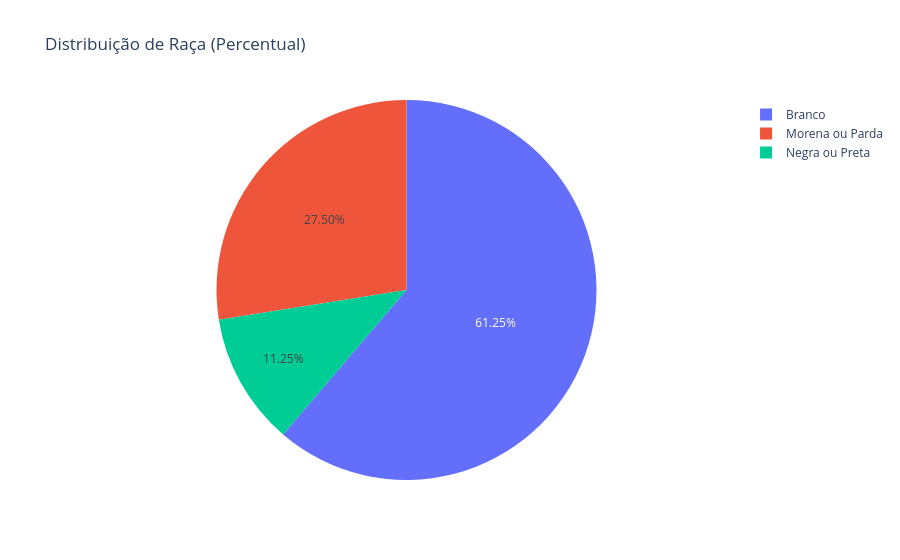

The code cell stored with this chart in its notebook:
### Code cell
fig = px.pie(
    names = distribuicao_relativa_pop_por_raca.index,
    values = distribuicao_relativa_pop_por_raca.values,
    title='Distribuição de Raça (Percentual)'
)
# adicionar o valor dentro das fatias, limpar o fundo e tirar a grade
fig.update_traces(texttemplate='%{value:.2f}%', textposition='inside')
fig.update_layout(
    plot_bgcolor='white'
)
fig.show()

### Figure 1 — Plotly figure (JSON) as saved in the notebook; plotly's stock layout.template omitted (floating-point values rounded to 4 significant figures)
{"data": [{"domain": {"x": [0, 1], "y": [0, 1]}, "hovertemplate": "label=%{label}<br>value=%{value}<extra></extra>", "labels": ["Branco", "Morena ou Parda", "Negra ou Preta"], "legendgroup": "", "name": "", "showlegend": true, "textposition": "inside", "texttemplate": "%{value:.2f}%", "type": "pie", "values": [61.25, 27.5, 11.25]}], "layout": {"legend": {"tracegroupgap": 0}, "plot_bgcolor": "white", "title": {"text": "Distribuição de Raça (Percentual)"}}}
